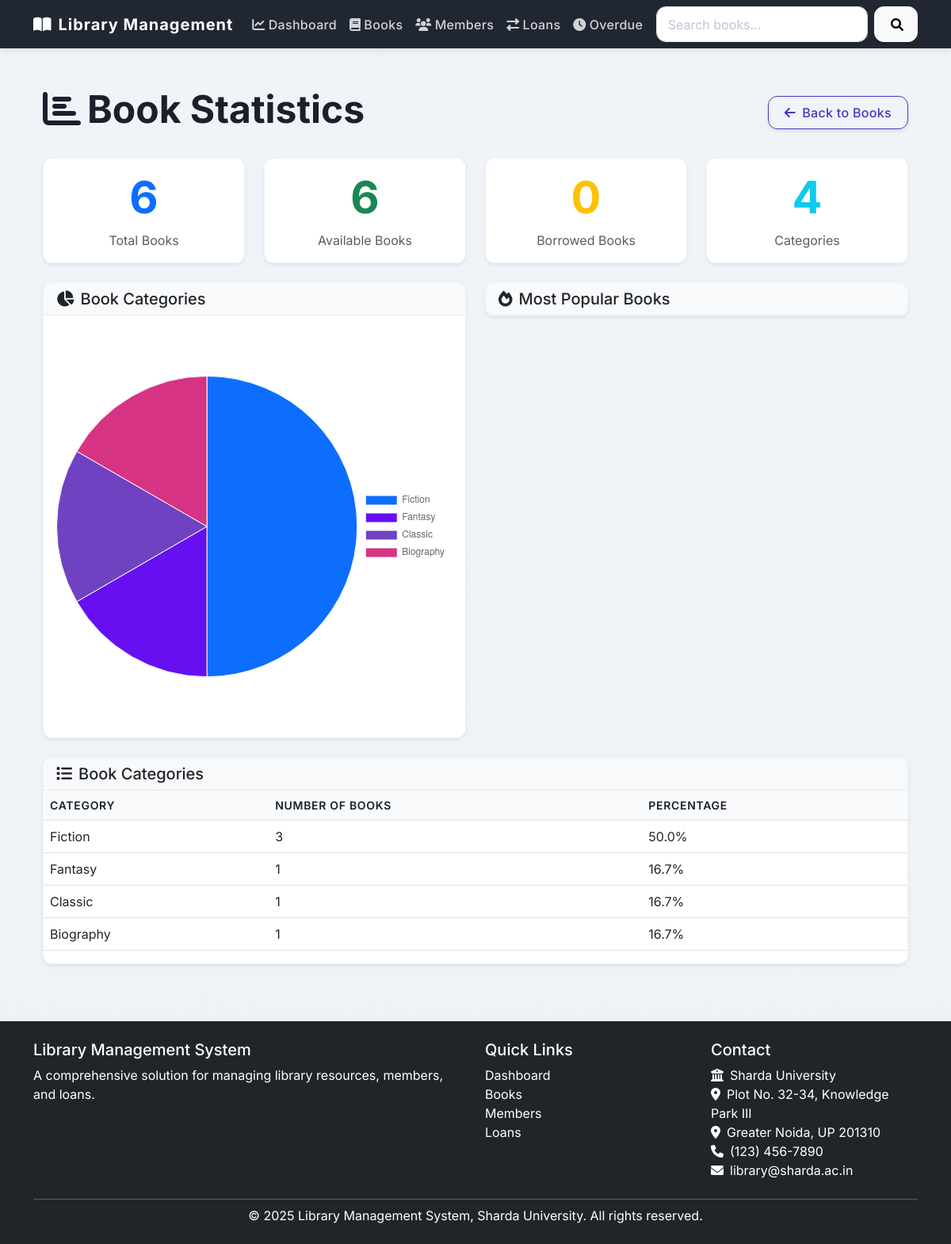
The app's page /book_statistics with its own data.
### tables this page shows
CREATE TABLE books (
    book_id INTEGER PRIMARY KEY AUTOINCREMENT,
    title VARCHAR(255) NOT NULL,
    author VARCHAR(255) NOT NULL,
    isbn VARCHAR(20) UNIQUE,
    publication_year INTEGER,
    category VARCHAR(100),
    status VARCHAR(20) DEFAULT 'Available' CHECK (status IN ('Available', 'Borrowed', 'Reserved', 'Lost')),
    shelf_location VARCHAR(50),
    date_added DATETIME DEFAULT CURRENT_TIMESTAMP
);

### app.py (the view)
@app.route('/book_statistics')
def book_statistics():
    conn = get_db_connection()
    stats = conn.execute(
        """SELECT
               (SELECT COUNT(*) FROM books) as total_books,
               (SELECT COUNT(*) FROM books WHERE status = 'Available') as available_books,
               (SELECT COUNT(*) FROM books WHERE status = 'Borrowed') as borrowed_books,
               (SELECT COUNT(DISTINCT category) FROM books) as category_count"""
    ).fetchone()
    categories = conn.execute(
        """SELECT category, COUNT(*) as count
           FROM books
           GROUP BY category
           ORDER BY count DESC"""
    ).fetchall()
    popular_books = conn.execute(
        """SELECT b.title, b.author, COUNT(l.loan_id) as borrow_count
           FROM books b
           JOIN loans l ON b.book_id = l.book_id
           GROUP BY b.book_id
           ORDER BY borrow_count DESC
           LIMIT 10"""
    ).fetchall()
    conn.close()
    return render_template('book_statistics.html',
                          stats=stats,
                          categories=categories,
                          popular_books=popular_books)

### app.py (called while the page is built)
def get_db_connection():
    conn = sqlite3.connect(DB_NAME)
    conn.row_factory = sqlite3.Row  # Access columns by name
    return conn

### templates/book_statistics.html (shortened to what this page needs)
{% extends "layout.html" %}
{% block content %}
<div class="container py-4">
    <div class="d-flex justify-content-between align-items-center mb-4">
        <h1 class="display-5 fw-bold"><i class="fas fa-chart-bar me-2"></i>Book Statistics</h1>
        <div>
            <a href="{{ url_for('books') }}" class="btn btn-outline-primary">
                <i class="fas fa-arrow-left me-2"></i>Back to Books
            </a>
        </div>
    </div>
    <div class="row mb-4">
        <div class="col-md-3">
            <div class="card shadow-sm card-glass">
                <div class="card-body text-center">
                    <h1 class="display-4 fw-bold text-primary">{{ stats.total_books }}</h1>
                    <p class="text-muted mb-0">Total Books</p>
                </div>
            </div>
        </div>
        <div class="col-md-3">
            <div class="card shadow-sm card-glass">
                <div class="card-body text-center">
                    <h1 class="display-4 fw-bold text-success">{{ stats.available_books }}</h1>
                    <p class="text-muted mb-0">Available Books</p>
                </div>
            </div>
        </div>
        <div class="col-md-3">
            <div class="card shadow-sm card-glass">
                <div class="card-body text-center">
                    <h1 class="display-4 fw-bold text-warning">{{ stats.borrowed_books }}</h1>
                    <p class="text-muted mb-0">Borrowed Books</p>
                </div>
            </div>
        </div>
        <div class="col-md-3">
            <div class="card shadow-sm card-glass">
                <div class="card-body text-center">
                    <h1 class="display-4 fw-bold text-info">{{ stats.category_count }}</h1>
                    <p class="text-muted mb-0">Categories</p>
                </div>
            </div>
        </div>
    </div>
    <div class="row">
        <div class="col-md-6">
            <div class="card shadow-sm card-glass mb-4">
                <div class="card-header bg-light">
                    <h5 class="mb-0"><i class="fas fa-chart-pie me-2"></i>Book Categories</h5>
                </div>
                <div class="card-body">
                    <canvas id="categoriesChart" height="300"></canvas>
                </div>
            </div>
        </div>
        <div class="col-md-6">
            <div class="card shadow-sm card-glass mb-4">
                <div class="card-header bg-light">
                    <h5 class="mb-0"><i class="fas fa-fire me-2"></i>Most Popular Books</h5>
                </div>
            </div>
        </div>
    </div>
    <div class="row">
        <div class="col-12">
            <div class="card shadow-sm card-glass">
                <div class="card-header bg-light">
                    <h5 class="mb-0"><i class="fas fa-list me-2"></i>Book Categories</h5>
                </div>
                <div class="card-body p-0">
                    <div class="table-responsive">
                        <table class="table table-hover">
                            <thead>
                                <tr>
                                    <th>Category</th>
                                    <th>Number of Books</th>
                                    <th>Percentage</th>
                                </tr>
                            </thead>
                            <tbody>
                                {% for category in categories %}
                                <tr>
                                    <td>{{ category.category }}</td>
                                    <td>{{ category.count }}</td>
                                    <td>{{ (category.count / stats.total_books * 100) | round(1) }}%</td>
                                </tr>
                                {% endfor %}
                            </tbody>
                        </table>
                    </div>
                </div>
            </div>
        </div>
    </div>
</div>
{% endblock %}
{% block scripts %}
<script>
    document.addEventListener('DOMContentLoaded', function() {
        // Categories Chart
        const categoryLabels = [{% for category in categories %}'{{ category.category }}',{% endfor %}];
        const categoryData = [{% for category in categories %}{{ category.count }},{% endfor %}];
        const categoryColors = [
            '#0d6efd', '#6610f2', '#6f42c1', '#d63384', '#dc3545',
            '#fd7e14', '#ffc107', '#198754', '#20c997', '#0dcaf0'
        ];
        const categoriesCtx = document.getElementById('categoriesChart');
        new Chart(categoriesCtx, {
            type: 'pie',
            data: {
                labels: categoryLabels,
                datasets: [{
                    data: categoryData,
                    backgroundColor: categoryColors,
                    borderWidth: 1
                }]
            },
            options: {
                responsive: true,
                plugins: {
                    legend: {
                        position: 'right',
                    }
                }
            }
        });
    });
</script>
{% endblock %}

### static/css/style.css (style rules this page uses)
:root { --primary: #4a35c4; --primary-dark: #3822ab; --secondary: #20c9c9; --success: #00a67f; --warning: #ffb52e; --danger: #ff4f4f; --info: #0675d1; --light: #f0f4f8; --dark: #1a202c; --body-bg: #f8fafc; --card-shadow: 0 5px 15px rgba(0, 0, 0, 0.08); --card-shadow-hover: 0 10px 25px rgba(0, 0, 0, 0.12); --transition-speed: 0.3s; --border-radius: 0.75rem; }
body { font-family: 'Inter', 'Segoe UI', Roboto, -apple-system, BlinkMacSystemFont, Arial, sans-serif; background-color: var(--body-bg); background-image: linear-gradient(180deg, #f0f4f8 0%, #edf2f7 100%); background-attachment: fixed; overflow-x: hidden; min-height: 100vh; color: var(--dark); font-size: 16px; line-height: 1.5; }
.card { transition: all var(--transition-speed) ease; box-shadow: var(--card-shadow); border: none; border-radius: var(--border-radius); overflow: hidden; background-color: #ffffff; }
.card-header { background-color: rgba(249, 250, 252, 0.95); border-bottom: 1px solid rgba(226, 232, 240, 0.8); font-weight: 600; }
.card-glass { background: rgba(255, 255, 255, 0.95); backdrop-filter: blur(10px); -webkit-backdrop-filter: blur(10px); border: 1px solid rgba(226, 232, 240, 0.5); }
.table th { font-weight: 600; font-size: 0.875rem; text-transform: uppercase; letter-spacing: 0.05em; color: var(--dark); background-color: rgba(249, 250, 252, 0.95); }
.table-hover tbody tr { transition: all var(--transition-speed) ease; }
.btn { border-radius: var(--border-radius); transition: all var(--transition-speed) ease; position: relative; overflow: hidden; box-shadow: 0 2px 5px rgba(0, 0, 0, 0.1); font-weight: 500; letter-spacing: 0.02em; padding: 0.5rem 1.25rem; }
.btn-outline-primary { border: 1.5px solid var(--primary); color: var(--primary); }
.animate-fade-in { animation: fadeIn 0.5s ease-out; }

### records on screen
books: category "Fantasy", count "1", count "16.7"
books: category "Classic", count "1", count "16.7"
books: category "Biography", count "1", count "16.7"

### other values on screen
{{ stats.total_books }} "6"
{{ stats.available_books }} "6"
{{ stats.borrowed_books }} "0"
{{ stats.category_count }} "4"
{{ category.category }} "Fiction"
{{ category.count }} "3"
{{ (category.count / stats.total_books * 100) | round(1) }} "50.0"
chart data {{ category.category }} Fiction, Fantasy, Classic, Biography
chart data {{ category.count }} 3, 1, 1, 1
